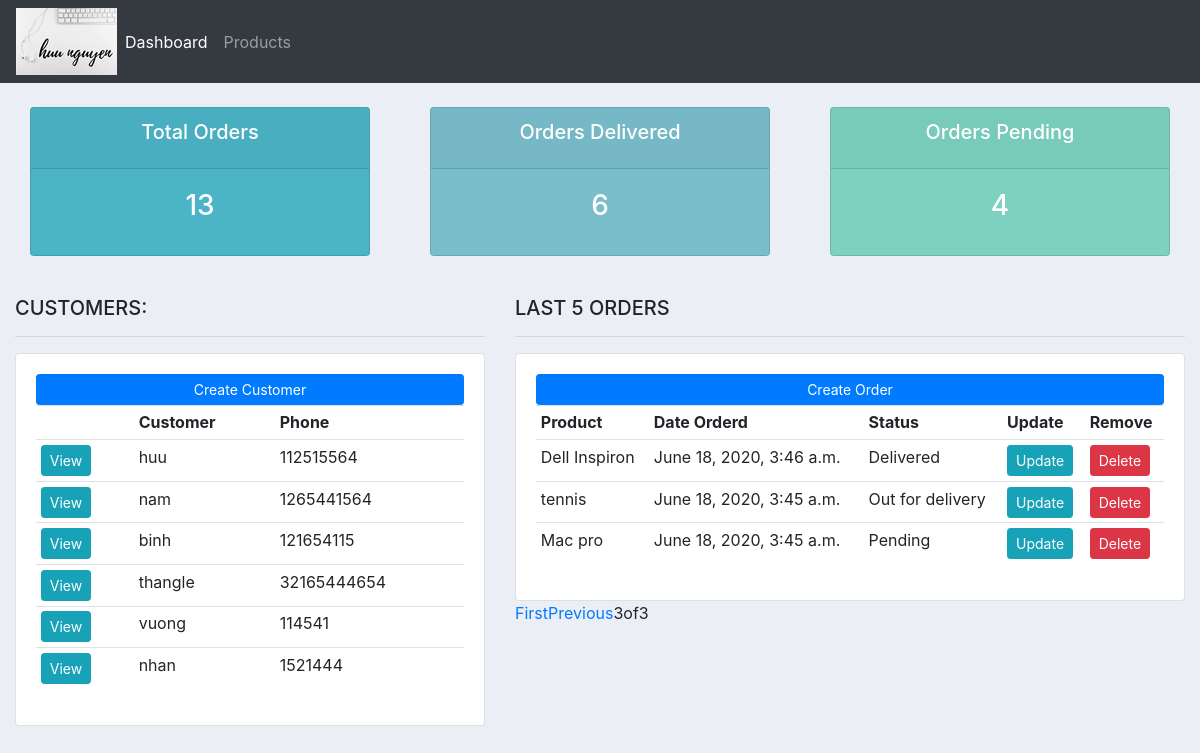
Before: /?page=4 with the older database file.
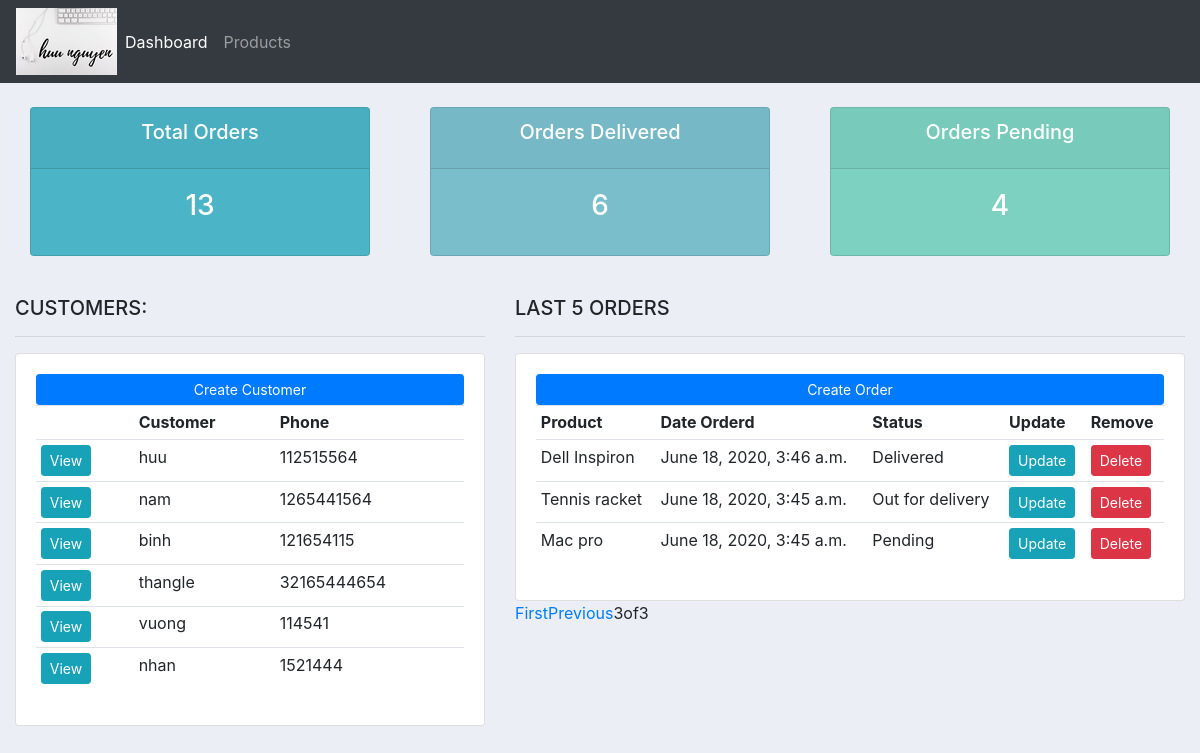
After: the same page with the newer database file.
### database_crud/models.py (models this page shows, shortened)
class Order(models.Model):
	STATUS = (
			('Pending', 'Pending'),
			('Out for delivery', 'Out for delivery'),
			('Delivered', 'Delivered'),
			)
	customer = models.ForeignKey(Customer, null=True, on_delete= models.SET_NULL)
	product = models.ForeignKey(Product, null=True, on_delete= models.SET_NULL)
	date_created = models.DateTimeField(auto_now_add=True, null=True)
	status = models.CharField(max_length=200, null=True, choices=STATUS)

class Product(models.Model):
	CATEGORY = (
			('Indoor', 'Indoor'),
			('Out Door', 'Out Door'),
			)
	name = models.CharField(max_length=200, null=True)
	price = models.FloatField(null=True)
	category = models.CharField(max_length=200, null=True, choices=CATEGORY)
	description = models.CharField(max_length=200, null=True, blank=True)
	date_created = models.DateTimeField(auto_now_add=True, null=True)
	tags = models.ManyToManyField(Tag)
	def __str__(self):
		return self.name

### database_crud/views.py (the view)
# urls.py: 2. Add a URL to urlpatterns:  path('', views.home, name='home')
def home(request):
	orders = Order.objects.all().order_by('-id')
	customers = Customer.objects.all()
	total_customers = customers.count()
	total_orders = orders.count()
	delivered = orders.filter(status='Delivered').count()
	pending = orders.filter(status='Pending').count()
	paginator=Paginator(orders,5)
	page=request.GET.get('page') #?page=2
	orders=paginator.get_page(page)
	context = {
                'orders':orders,
                'customers':customers,
	            'total_orders':total_orders,
                'delivered':delivered,
	            'pending':pending
                }
	return render(request, 'pages/dashboard.html', context)

### database_crud/templates/pages/dashboard.html (shortened to what this page needs)
{%  extends 'pages/main.html' %}
{% block content %}
{%  include 'pages/status.html' %}
<br>
<div class="row">
	<div class="col-md-5">
		<h5>CUSTOMERS:</h5>
		<hr>
		<div class="card card-body">
			<a class="btn btn-primary  btn-sm btn-block" href="{% url 'create_customer' %}">Create Customer</a>
			<table class="table table-sm">
				<tr>
					<th></th>
					<th>Customer</th>
					<th>Phone</th>
				</tr>
				{% for customer in customers %}
					<tr>
						<td><a class="btn btn-sm btn-info" href="{% url 'customer' customer.id %}">View</a></td>
						<td>{{customer.name}}</td>
						<td>{{customer.phone}}</td>
					</tr>
				{% endfor %}
			</table>
		</div>
	</div>
	<div class="col-md-7">
		<h5>LAST 5 ORDERS</h5>
		<hr>
		<div class="card card-body">
			<a class="btn btn-primary  btn-sm btn-block" href="{% url 'create_order' %}">Create Order</a>
			<table class="table table-sm">
				<tr>
					<th>Product</th>
					<th>Date Orderd</th>
					<th>Status</th>
					<th>Update</th>
					<th>Remove</th>
				</tr>
				{% for order in orders %}
					<tr>
						<td>{{order.product}}</td>
						<td>{{order.date_created}}</td>
						<td>{{order.status}}</td>
						<td><a class="btn btn-sm btn-info" href="{% url 'update_order' order.id %}">Update</a></td>
						<td><a class="btn btn-sm btn-danger" href="{% url 'delete_order' order.id %}">Delete</a></td>
					</tr>
				{% endfor %}
			</table>
		</div>
		<div class="pagination">
			{% if orders.has_previous %}
				<a href="?page=1">First</a>
				<br>
				<a href="?page={{ orders.previous_page_number }}">Previous</a>
				<br>
			{% endif %}
			<span>{{ orders.number }}</span>
			<span>of</span>
			<span>{{ orders.paginator.num_pages }}</span>
		</div>
	</div>
</div>
{% endblock %}

Changed rows visible on the page:
changed through a linked row, Order "Out for delivery": product "tennis" → "Tennis racket"
